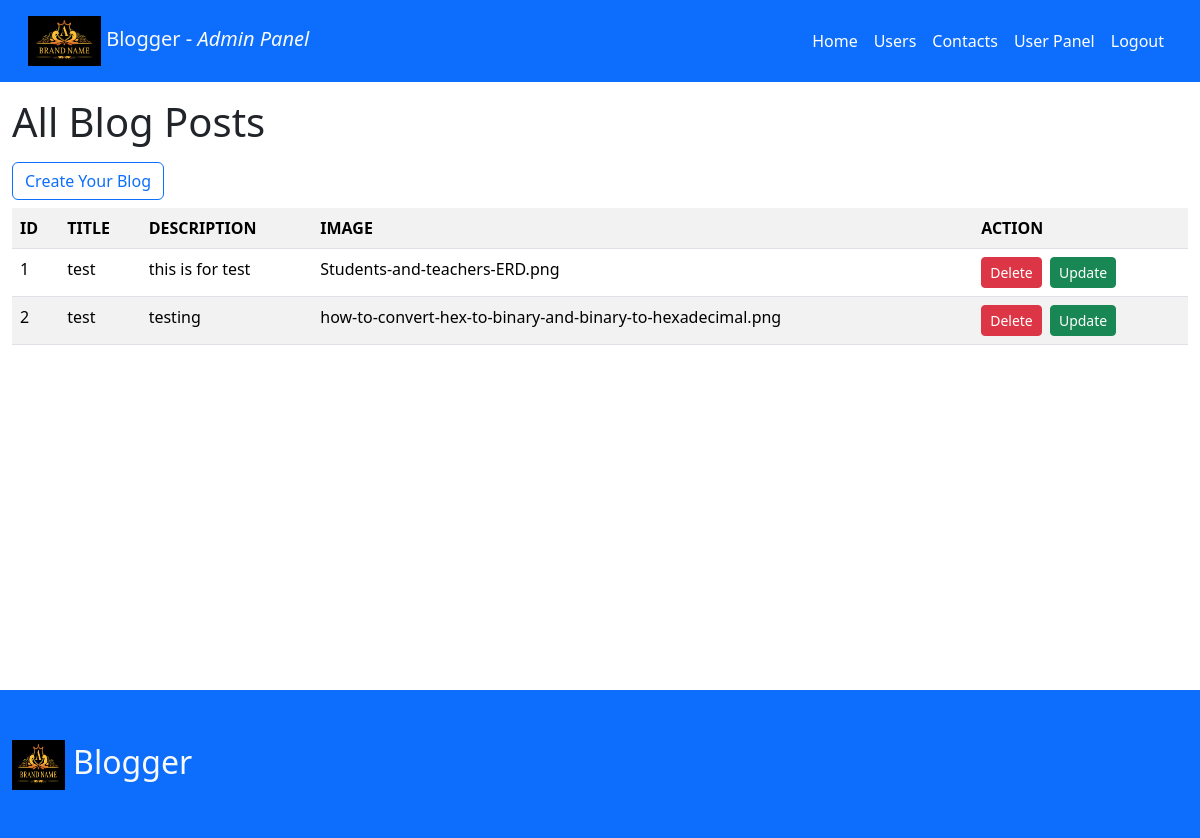
The page /admin/home.php (signed in) on the database its author committed.
### tables this page shows
CREATE TABLE `blogs` (
  `id` int(11) NOT NULL,
  `title` varchar(1000) NOT NULL,
  `description` text NOT NULL,
  `image` varchar(2000) NOT NULL,
  `author` int(11) NOT NULL
);

### admin/home.php (the view, shortened to what this page needs)
<?php
require_once "../db.php";
require_once "./header.php";
?>
<div id="Dashboard" class="container-fluid">
    <h1 class="my-3">All Blog Posts</h1>
    <a href="../user/addblog.php" class="text-decoration-none">
        <button class="btn btn-outline-primary">Create Your Blog</button>
    </a>
    <table class="table table-striped my-2">
        <tr>
            <th>ID</th>
            <th>TITLE</th>
            <th>DESCRIPTION</th>
            <th>IMAGE</th>
            <th>ACTION</th>
        </tr>
        <?php
            $sql = "SELECT * FROM blogs";
            $result = $con->query($sql);
            if($result->num_rows > 0){
                while($row = $result->fetch_object()){
        ?>
            <tr>
                <td><?= $row->id ?></td>
                <td>
                    <?php
                    if(strlen($row->title) > 20){
                        echo substr_replace($row->title, '...', 20);
                    }
                    else {
                        echo $row->title;
                    }
                    ?>
                </td>
                <td>
                    <?php
                    if(strlen($row->description) > 50){
                        echo substr_replace($row->description, '...', 50);
                    }
                    else {
                        echo $row->description;
                    }
                    ?>
                </td>
                <td><?= $row->image ?></td>
                <td>
                    <button type="button" class="btn btn-danger btn-sm" data-bs-toggle="modal" data-bs-target="#dltBlog<?= $row->id ?>">
                        Delete
                    </button>
                    <a href="../user/update-user.php?id=<?= $row->id ?>" class="text-decoration-none">
                        <button class="btn btn-success btn-sm mx-1">Update</button>
                    </a>
                </td>
            </tr>
        <?php
                }
            }
            else {
        ?>
            <tr>
                <th class="text-center" colspan="5">No blogs to show!</th>
            </tr>
        <?php
            }
        ?>
    </table>
</div>
<?php
require_once "./footer.php"
?>

### static/css/style.css (style rules this page uses)
#Dashboard { min-height: 74vh; }

### rows shown on the page
blogs: id "1", title "test", description "this is for test", image "Students-and-teachers-ERD.png"
blogs: id "2", title "test", description "testing", image "how-to-convert-hex-to-binary-and-binary-to-hexadecimal.png"
